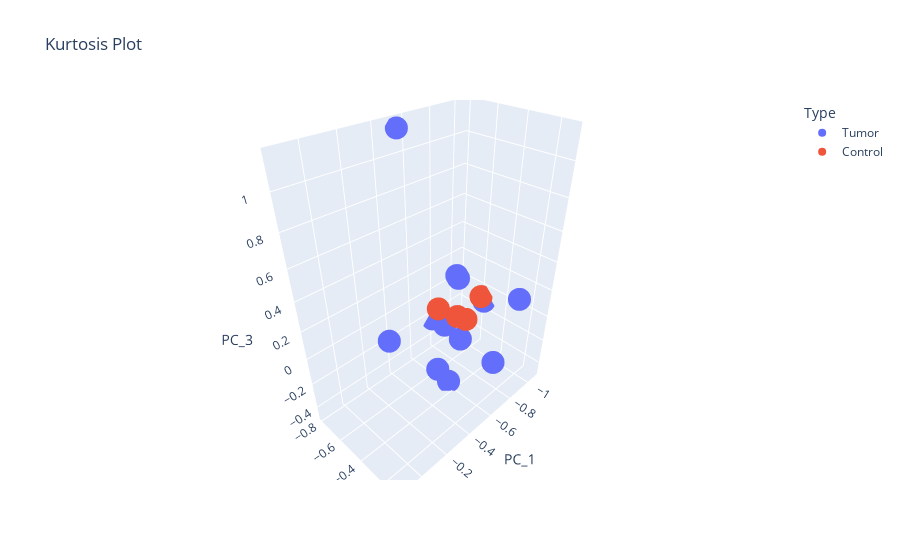

Notebook cell for this chart:
### Code cell
fig = px.scatter_3d(kurt_df, x='PC_1', y='PC_2', z='PC_3', title='Kurtosis Plot',color='Type')
# fig.write_html("downloads/kurtosis.html")
fig.show()

### Figure 1 — Plotly figure (JSON) as saved in the notebook; plotly's stock layout.template omitted (floating-point values rounded to 4 significant figures)
{"data": [{"hovertemplate": "Type=Tumor<br>PC_1=%{x}<br>PC_2=%{y}<br>PC_3=%{z}<extra></extra>", "legendgroup": "Tumor", "marker": {"color": "#636efa", "symbol": "circle"}, "mode": "markers", "name": "Tumor", "scene": "scene", "showlegend": true, "type": "scatter3d", "x": [-0.5899, -0.7112, -0.9125, -0.889, -0.7221, -0.5233, -0.7922, -0.9596, -0.4904, -1.07, -0.7051, 0.1378], "y": [-0.4432, -0.6025, -0.6331, -0.6518, -0.5186, -0.7793, -0.7984, -0.2134, -0.4469, -0.5667, -0.1821, -0.1073], "z": [-0.4628, -0.1415, -0.4084, 0.1244, 0.2867, 1.142, -0.246, 0.1443, -0.2828, -0.1136, -0.1887, 0.5612]}, {"hovertemplate": "Type=Control<br>PC_1=%{x}<br>PC_2=%{y}<br>PC_3=%{z}<extra></extra>", "legendgroup": "Control", "marker": {"color": "#EF553B", "symbol": "circle"}, "mode": "markers", "name": "Control", "scene": "scene", "showlegend": true, "type": "scatter3d", "x": [-0.6993, -0.8084, -1.053, -0.7756], "y": [-0.6495, -0.5025, -0.582, -0.5494], "z": [-0.02477, -0.09068, -0.07236, -0.0745]}], "layout": {"legend": {"title": {"text": "Type"}, "tracegroupgap": 0}, "scene": {"domain": {"x": [0, 1], "y": [0, 1]}, "xaxis": {"title": {"text": "PC_1"}}, "yaxis": {"title": {"text": "PC_2"}}, "zaxis": {"title": {"text": "PC_3"}}}, "title": {"text": "Kurtosis Plot"}}}
